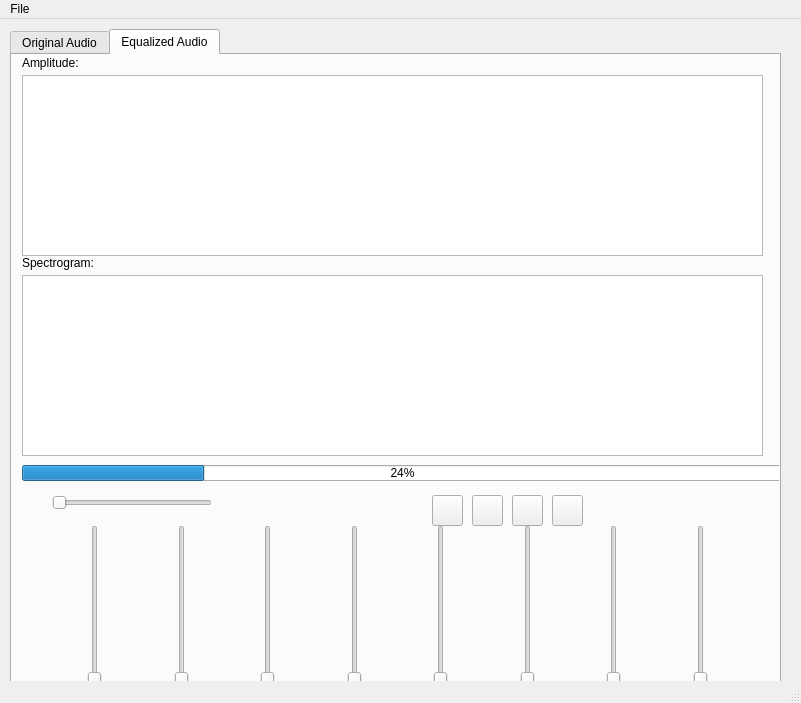
<?xml version="1.0" encoding="UTF-8"?>
<ui version="4.0">
 <class>MainWindow</class>
 <widget class="QMainWindow" name="MainWindow">
  <property name="geometry">
   <rect>
    <x>0</x>
    <y>0</y>
    <width>801</width>
    <height>703</height>
   </rect>
  </property>
  <property name="windowTitle">
   <string>MainWindow</string>
  </property>
  <widget class="QWidget" name="centralwidget">
   <widget class="QTabWidget" name="editedAudio">
    <property name="geometry">
     <rect>
      <x>10</x>
      <y>10</y>
      <width>771</width>
      <height>671</height>
     </rect>
    </property>
    <property name="currentIndex">
     <number>1</number>
    </property>
    <widget class="QWidget" name="InputAudio">
     <attribute name="title">
      <string>Original Audio</string>
     </attribute>
     <widget class="QWidget" name="horizontalWidget" native="true">
      <property name="geometry">
       <rect>
        <x>10</x>
        <y>310</y>
        <width>751</width>
        <height>161</height>
       </rect>
      </property>
      <layout class="QHBoxLayout" name="horizontalLayout"/>
     </widget>
     <widget class="QFrame" name="frame">
      <property name="geometry">
       <rect>
        <x>10</x>
        <y>460</y>
        <width>733</width>
        <height>161</height>
       </rect>
      </property>
      <property name="frameShape">
       <enum>QFrame::StyledPanel</enum>
      </property>
      <property name="frameShadow">
       <enum>QFrame::Raised</enum>
      </property>
      <widget class="QLabel" name="label_3">
       <property name="geometry">
        <rect>
         <x>190</x>
         <y>30</y>
         <width>49</width>
         <height>16</height>
        </rect>
       </property>
       <property name="text">
        <string>Title:</string>
       </property>
      </widget>
      <widget class="QLabel" name="label_4">
       <property name="geometry">
        <rect>
         <x>270</x>
         <y>30</y>
         <width>441</width>
         <height>16</height>
        </rect>
       </property>
       <property name="text">
        <string>AudioFile.mp3</string>
       </property>
      </widget>
      <widget class="QLabel" name="label_7">
       <property name="geometry">
        <rect>
         <x>190</x>
         <y>50</y>
         <width>49</width>
         <height>16</height>
        </rect>
       </property>
       <property name="text">
        <string>Location:</string>
       </property>
      </widget>
      <widget class="QLabel" name="label_8">
       <property name="geometry">
        <rect>
         <x>270</x>
         <y>50</y>
         <width>441</width>
         <height>16</height>
        </rect>
       </property>
       <property name="text">
        <string>File/path//tomusic//audiofile</string>
       </property>
      </widget>
      <widget class="QLabel" name="label_9">
       <property name="geometry">
        <rect>
         <x>270</x>
         <y>70</y>
         <width>441</width>
         <height>16</height>
        </rect>
       </property>
       <property name="text">
        <string>! min 33 seconds</string>
       </property>
      </widget>
      <widget class="QLabel" name="label_10">
       <property name="geometry">
        <rect>
         <x>190</x>
         <y>70</y>
         <width>49</width>
         <height>16</height>
        </rect>
       </property>
       <property name="text">
        <string>Duration</string>
       </property>
      </widget>
      <widget class="QGraphicsView" name="graphicsView">
       <property name="geometry">
        <rect>
         <x>10</x>
         <y>20</y>
         <width>151</width>
         <height>131</height>
        </rect>
       </property>
      </widget>
     </widget>
     <widget class="QPushButton" name="AudioStop_3">
      <property name="geometry">
       <rect>
        <x>540</x>
        <y>440</y>
        <width>31</width>
        <height>31</height>
       </rect>
      </property>
      <property name="text">
       <string/>
      </property>
      <property name="icon">
       <iconset>
        <normaloff>C:/Users/Hp/Downloads/audio-stop.svg</normaloff>C:/Users/Hp/Downloads/audio-stop.svg</iconset>
      </property>
      <property name="iconSize">
       <size>
        <width>25</width>
        <height>25</height>
       </size>
      </property>
     </widget>
     <widget class="QGraphicsView" name="outputAmplitude_2">
      <property name="geometry">
       <rect>
        <x>10</x>
        <y>20</y>
        <width>741</width>
        <height>181</height>
       </rect>
      </property>
     </widget>
     <widget class="QPushButton" name="AudioBackward_3">
      <property name="geometry">
       <rect>
        <x>420</x>
        <y>440</y>
        <width>31</width>
        <height>31</height>
       </rect>
      </property>
      <property name="text">
       <string/>
      </property>
      <property name="icon">
       <iconset>
        <normaloff>C:/Users/Hp/Downloads/audio backward.svg</normaloff>C:/Users/Hp/Downloads/audio backward.svg</iconset>
      </property>
      <property name="iconSize">
       <size>
        <width>25</width>
        <height>25</height>
       </size>
      </property>
     </widget>
     <widget class="QLabel" name="AudioMin_3">
      <property name="geometry">
       <rect>
        <x>20</x>
        <y>440</y>
        <width>21</width>
        <height>31</height>
       </rect>
      </property>
      <property name="text">
       <string/>
      </property>
      <property name="pixmap">
       <pixmap>C:/Users/Hp/Downloads/noun-mute.svg</pixmap>
      </property>
      <property name="scaledContents">
       <bool>true</bool>
      </property>
     </widget>
     <widget class="QSlider" name="horizontalSlider_3">
      <property name="geometry">
       <rect>
        <x>40</x>
        <y>440</y>
        <width>160</width>
        <height>16</height>
       </rect>
      </property>
      <property name="orientation">
       <enum>Qt::Horizontal</enum>
      </property>
     </widget>
     <widget class="QLabel" name="Amplitude_2">
      <property name="geometry">
       <rect>
        <x>10</x>
        <y>0</y>
        <width>71</width>
        <height>16</height>
       </rect>
      </property>
      <property name="text">
       <string>Amplitude:</string>
      </property>
     </widget>
     <widget class="QPushButton" name="AudioPlay_3">
      <property name="geometry">
       <rect>
        <x>460</x>
        <y>440</y>
        <width>31</width>
        <height>31</height>
       </rect>
      </property>
      <property name="text">
       <string/>
      </property>
      <property name="icon">
       <iconset>
        <normaloff>C:/Users/Hp/Downloads/audio play.svg</normaloff>C:/Users/Hp/Downloads/audio play.svg</iconset>
      </property>
      <property name="iconSize">
       <size>
        <width>25</width>
        <height>25</height>
       </size>
      </property>
     </widget>
     <widget class="QPushButton" name="AudioFastForward_3">
      <property name="geometry">
       <rect>
        <x>500</x>
        <y>440</y>
        <width>31</width>
        <height>31</height>
       </rect>
      </property>
      <property name="text">
       <string/>
      </property>
      <property name="icon">
       <iconset>
        <normaloff>C:/Users/Hp/Downloads/audio fastforward.svg</normaloff>C:/Users/Hp/Downloads/audio fastforward.svg</iconset>
      </property>
      <property name="iconSize">
       <size>
        <width>25</width>
        <height>25</height>
       </size>
      </property>
     </widget>
     <widget class="QProgressBar" name="OutputAudioProgress_2">
      <property name="geometry">
       <rect>
        <x>10</x>
        <y>410</y>
        <width>761</width>
        <height>16</height>
       </rect>
      </property>
      <property name="value">
       <number>24</number>
      </property>
     </widget>
     <widget class="QGraphicsView" name="OutputSpectrogram_2">
      <property name="geometry">
       <rect>
        <x>10</x>
        <y>220</y>
        <width>741</width>
        <height>181</height>
       </rect>
      </property>
     </widget>
     <widget class="QLabel" name="Spectrogram_2">
      <property name="geometry">
       <rect>
        <x>10</x>
        <y>200</y>
        <width>71</width>
        <height>16</height>
       </rect>
      </property>
      <property name="text">
       <string>Spectrogram:</string>
      </property>
     </widget>
     <widget class="QLabel" name="AudioMax_3">
      <property name="geometry">
       <rect>
        <x>210</x>
        <y>440</y>
        <width>21</width>
        <height>31</height>
       </rect>
      </property>
      <property name="text">
       <string/>
      </property>
      <property name="pixmap">
       <pixmap>C:/Users/Hp/Downloads/audio-max.svg</pixmap>
      </property>
      <property name="scaledContents">
       <bool>true</bool>
      </property>
     </widget>
    </widget>
    <widget class="QWidget" name="OutputAudio">
     <attribute name="title">
      <string>Equalized Audio</string>
     </attribute>
     <widget class="QPushButton" name="AudioBackward_2">
      <property name="geometry">
       <rect>
        <x>420</x>
        <y>440</y>
        <width>31</width>
        <height>31</height>
       </rect>
      </property>
      <property name="text">
       <string/>
      </property>
      <property name="icon">
       <iconset>
        <normaloff>C:/Users/Hp/Downloads/audio backward.svg</normaloff>C:/Users/Hp/Downloads/audio backward.svg</iconset>
      </property>
      <property name="iconSize">
       <size>
        <width>25</width>
        <height>25</height>
       </size>
      </property>
     </widget>
     <widget class="QGraphicsView" name="OutputSpectrogram">
      <property name="geometry">
       <rect>
        <x>10</x>
        <y>220</y>
        <width>741</width>
        <height>181</height>
       </rect>
      </property>
     </widget>
     <widget class="QLabel" name="AudioMin_2">
      <property name="geometry">
       <rect>
        <x>20</x>
        <y>440</y>
        <width>21</width>
        <height>31</height>
       </rect>
      </property>
      <property name="text">
       <string/>
      </property>
      <property name="pixmap">
       <pixmap>C:/Users/Hp/Downloads/noun-mute.svg</pixmap>
      </property>
      <property name="scaledContents">
       <bool>true</bool>
      </property>
     </widget>
     <widget class="QWidget" name="horizontalWidget_2" native="true">
      <property name="geometry">
       <rect>
        <x>10</x>
        <y>470</y>
        <width>751</width>
        <height>161</height>
       </rect>
      </property>
      <layout class="QHBoxLayout" name="horizontalLayout_3">
       <item>
        <spacer name="horizontalSpacer_19">
         <property name="orientation">
          <enum>Qt::Horizontal</enum>
         </property>
         <property name="sizeHint" stdset="0">
          <size>
           <width>40</width>
           <height>20</height>
          </size>
         </property>
        </spacer>
       </item>
       <item>
        <widget class="QSlider" name="verticalSlider_17">
         <property name="orientation">
          <enum>Qt::Vertical</enum>
         </property>
        </widget>
       </item>
       <item>
        <spacer name="horizontalSpacer_20">
         <property name="orientation">
          <enum>Qt::Horizontal</enum>
         </property>
         <property name="sizeHint" stdset="0">
          <size>
           <width>40</width>
           <height>20</height>
          </size>
         </property>
        </spacer>
       </item>
       <item>
        <widget class="QSlider" name="verticalSlider_18">
         <property name="orientation">
          <enum>Qt::Vertical</enum>
         </property>
        </widget>
       </item>
       <item>
        <spacer name="horizontalSpacer_21">
         <property name="orientation">
          <enum>Qt::Horizontal</enum>
         </property>
         <property name="sizeHint" stdset="0">
          <size>
           <width>40</width>
           <height>20</height>
          </size>
         </property>
        </spacer>
       </item>
       <item>
        <widget class="QSlider" name="verticalSlider_19">
         <property name="orientation">
          <enum>Qt::Vertical</enum>
         </property>
        </widget>
       </item>
       <item>
        <spacer name="horizontalSpacer_22">
         <property name="orientation">
          <enum>Qt::Horizontal</enum>
         </property>
         <property name="sizeHint" stdset="0">
          <size>
           <width>40</width>
           <height>20</height>
          </size>
         </property>
        </spacer>
       </item>
       <item>
        <widget class="QSlider" name="verticalSlider_20">
         <property name="orientation">
          <enum>Qt::Vertical</enum>
         </property>
        </widget>
       </item>
       <item>
        <spacer name="horizontalSpacer_23">
         <property name="orientation">
          <enum>Qt::Horizontal</enum>
         </property>
         <property name="sizeHint" stdset="0">
          <size>
           <width>40</width>
           <height>20</height>
          </size>
         </property>
        </spacer>
       </item>
       <item>
        <widget class="QSlider" name="verticalSlider_21">
         <property name="orientation">
          <enum>Qt::Vertical</enum>
         </property>
        </widget>
       </item>
       <item>
        <spacer name="horizontalSpacer_24">
         <property name="orientation">
          <enum>Qt::Horizontal</enum>
         </property>
         <property name="sizeHint" stdset="0">
          <size>
           <width>40</width>
           <height>20</height>
          </size>
         </property>
        </spacer>
       </item>
       <item>
        <widget class="QSlider" name="verticalSlider_22">
         <property name="orientation">
          <enum>Qt::Vertical</enum>
         </property>
        </widget>
       </item>
       <item>
        <spacer name="horizontalSpacer_25">
         <property name="orientation">
          <enum>Qt::Horizontal</enum>
         </property>
         <property name="sizeHint" stdset="0">
          <size>
           <width>40</width>
           <height>20</height>
          </size>
         </property>
        </spacer>
       </item>
       <item>
        <widget class="QSlider" name="verticalSlider_23">
         <property name="orientation">
          <enum>Qt::Vertical</enum>
         </property>
        </widget>
       </item>
       <item>
        <spacer name="horizontalSpacer_26">
         <property name="orientation">
          <enum>Qt::Horizontal</enum>
         </property>
         <property name="sizeHint" stdset="0">
          <size>
           <width>40</width>
           <height>20</height>
          </size>
         </property>
        </spacer>
       </item>
       <item>
        <widget class="QSlider" name="verticalSlider_24">
         <property name="orientation">
          <enum>Qt::Vertical</enum>
         </property>
        </widget>
       </item>
       <item>
        <spacer name="horizontalSpacer_27">
         <property name="orientation">
          <enum>Qt::Horizontal</enum>
         </property>
         <property name="sizeHint" stdset="0">
          <size>
           <width>40</width>
           <height>20</height>
          </size>
         </property>
        </spacer>
       </item>
      </layout>
     </widget>
     <widget class="QPushButton" name="AudioStop_2">
      <property name="geometry">
       <rect>
        <x>540</x>
        <y>440</y>
        <width>31</width>
        <height>31</height>
       </rect>
      </property>
      <property name="text">
       <string/>
      </property>
      <property name="icon">
       <iconset>
        <normaloff>C:/Users/Hp/Downloads/audio-stop.svg</normaloff>C:/Users/Hp/Downloads/audio-stop.svg</iconset>
      </property>
      <property name="iconSize">
       <size>
        <width>25</width>
        <height>25</height>
       </size>
      </property>
     </widget>
     <widget class="QLabel" name="AudioMax_2">
      <property name="geometry">
       <rect>
        <x>210</x>
        <y>440</y>
        <width>21</width>
        <height>31</height>
       </rect>
      </property>
      <property name="text">
       <string/>
      </property>
      <property name="pixmap">
       <pixmap>C:/Users/Hp/Downloads/audio-max.svg</pixmap>
      </property>
      <property name="scaledContents">
       <bool>true</bool>
      </property>
     </widget>
     <widget class="QSlider" name="horizontalSlider_2">
      <property name="geometry">
       <rect>
        <x>40</x>
        <y>440</y>
        <width>160</width>
        <height>16</height>
       </rect>
      </property>
      <property name="orientation">
       <enum>Qt::Horizontal</enum>
      </property>
     </widget>
     <widget class="QLabel" name="Spectrogram">
      <property name="geometry">
       <rect>
        <x>10</x>
        <y>200</y>
        <width>71</width>
        <height>16</height>
       </rect>
      </property>
      <property name="text">
       <string>Spectrogram:</string>
      </property>
     </widget>
     <widget class="QProgressBar" name="OutputAudioProgress">
      <property name="geometry">
       <rect>
        <x>10</x>
        <y>410</y>
        <width>761</width>
        <height>16</height>
       </rect>
      </property>
      <property name="value">
       <number>24</number>
      </property>
     </widget>
     <widget class="QPushButton" name="AudioFastForward_2">
      <property name="geometry">
       <rect>
        <x>500</x>
        <y>440</y>
        <width>31</width>
        <height>31</height>
       </rect>
      </property>
      <property name="text">
       <string/>
      </property>
      <property name="icon">
       <iconset>
        <normaloff>C:/Users/Hp/Downloads/audio fastforward.svg</normaloff>C:/Users/Hp/Downloads/audio fastforward.svg</iconset>
      </property>
      <property name="iconSize">
       <size>
        <width>25</width>
        <height>25</height>
       </size>
      </property>
     </widget>
     <widget class="QPushButton" name="AudioPlay_2">
      <property name="geometry">
       <rect>
        <x>460</x>
        <y>440</y>
        <width>31</width>
        <height>31</height>
       </rect>
      </property>
      <property name="text">
       <string/>
      </property>
      <property name="icon">
       <iconset>
        <normaloff>C:/Users/Hp/Downloads/audio play.svg</normaloff>C:/Users/Hp/Downloads/audio play.svg</iconset>
      </property>
      <property name="iconSize">
       <size>
        <width>25</width>
        <height>25</height>
       </size>
      </property>
     </widget>
     <widget class="QGraphicsView" name="outputAmplitude">
      <property name="geometry">
       <rect>
        <x>10</x>
        <y>20</y>
        <width>741</width>
        <height>181</height>
       </rect>
      </property>
     </widget>
     <widget class="QLabel" name="Amplitude">
      <property name="geometry">
       <rect>
        <x>10</x>
        <y>0</y>
        <width>71</width>
        <height>16</height>
       </rect>
      </property>
      <property name="text">
       <string>Amplitude:</string>
      </property>
     </widget>
    </widget>
   </widget>
  </widget>
  <widget class="QMenuBar" name="menubar">
   <property name="geometry">
    <rect>
     <x>0</x>
     <y>0</y>
     <width>801</width>
     <height>22</height>
    </rect>
   </property>
   <widget class="QMenu" name="menuFile">
    <property name="title">
     <string>File</string>
    </property>
    <addaction name="actionOpen"/>
    <addaction name="actionSave"/>
    <addaction name="actionSave_As"/>
   </widget>
   <addaction name="menuFile"/>
  </widget>
  <widget class="QStatusBar" name="statusbar"/>
  <action name="actionOpen">
   <property name="text">
    <string>Open</string>
   </property>
  </action>
  <action name="actionSave">
   <property name="text">
    <string>Save</string>
   </property>
  </action>
  <action name="actionSave_As">
   <property name="text">
    <string>Save As</string>
   </property>
  </action>
 </widget>
 <resources/>
 <connections/>
</ui>
